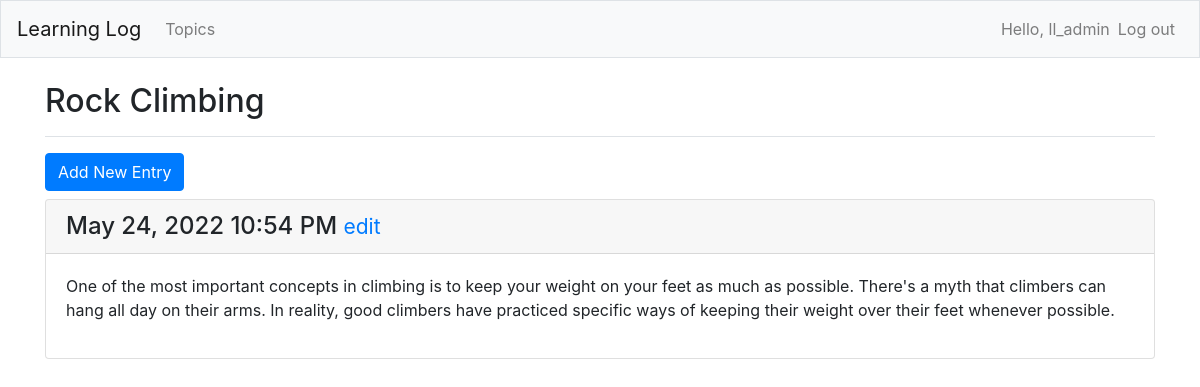
The page /topics/2/ (signed in) on the database its author committed.
### learning_logs/models.py (models this page shows, shortened)
class Topic(models.Model):
    text = models.CharField(max_length=200)
    date_added = models.DateTimeField(auto_now_add=True)
    owner = models.ForeignKey(User, on_delete=models.CASCADE)
    def __str__(self):
        return self.text

class Entry(models.Model):
    topic = models.ForeignKey(Topic, on_delete=models.CASCADE)
    text = models.TextField(default="", blank=False)
    date_added = models.DateTimeField(auto_now_add=True)
    class Meta:
        verbose_name_plural = 'entries'

### learning_logs/views.py (the view)
# urls.py: path('topics/<int:topic_id>/', views.topic, name='topic'),
@login_required
def topic(request, topic_id):
    topic = Topic.objects.get(id=topic_id)
    check_owner(topic.owner, request)
    entries = topic.entry_set.order_by('-date_added')
    context = {'topic': topic, 'entries': entries}
    return render(request, 'learning_logs/topic.html', context)

### learning_logs/views.py (called while the page is built)
def check_owner(owner, request):
    if owner != request.user:
        raise Http404

### learning_logs/templates/learning_logs/topic.html
{% extends "learning_logs/base.html" %}
{% load bootstrap4 %}
{% block page_header %}
  <h2>{{ topic }}</h2>
{% endblock page_header %}
{% block content %}
  {% buttons %}
  <a href="{% url 'learning_logs:new_entry' topic.id %}">
    <button name="add-entry" class="my-2 btn btn-primary">Add New Entry</button>
  </a>
  {% endbuttons %}
  {% for entry in entries %}
    <div class="card mb-3">
      <h4 class="card-header">
        {{ entry.date_added|date:'M d, Y g:i A' }}
        <small><a href="{% url 'learning_logs:edit_entry' entry.id %}">edit</a></small>
      </h4>
      <div class="card-body">
        {{ entry.text|linebreaks }}
      </div>
    </div>
    {% empty %}
      <p>There are no entries for this topic yet</p>
  {% endfor %}
{% endblock content %}

### learning_logs/templates/learning_logs/base.html (shortened to what this page needs)
{% load bootstrap4 %}
<!doctype html>
<html lang="en">
<head>
    {% bootstrap_css %}
</head>
<body>
    <nav class="navbar navbar-expand-md navbar-light bg-light mb-4 border">
        <a class="navbar-brand" href="{% url 'learning_logs:index' %}">Learning Log</a>
        <div class="collapse navbar-collapse" id="navbarCollapse">
            <ul class="navbar-nav mr-auto">
                <li class="nav-item">
                    <a class="nav-link" href="{% url 'learning_logs:topics' %}">Topics</a>
                </li>
            </ul>
            <ul class="navbar-nav ml-auto">
                {% if user.is_authenticated %}
                    <li class="nav-item">
                        <span class="navbar-text">Hello, {{ user.username }}</span>
                    </li>
                    <li class="nav-item">
                        <a class="nav-link" href="{% url 'users:logout' %}">Log out</a>
                    </li>
                {% endif%}
            </ul>
        </div>
    </nav>
    <main role="main" class="container">
        <div class="pb-2 mb-2 border-bottom">
            {% block page_header %}{% endblock page_header %}
        </div>
        <div>
            {% block content %}{% endblock content %}
        </div>
    </main>
</body>
</html>

### rows shown on the page
Topic: text "Rock Climbing"
Entry: date_added "May 24, 2022 10:54 PM", text "One of the most important concepts in climbing is to keep your weight on your feet as much as possible. There's a myth that climbers can hang all day on their arms. In reality, good climbers have practiced specific ways of keeping their weight over their feet whenever possible."

### other values the page prints
{{ user.username }} "ll_admin"
